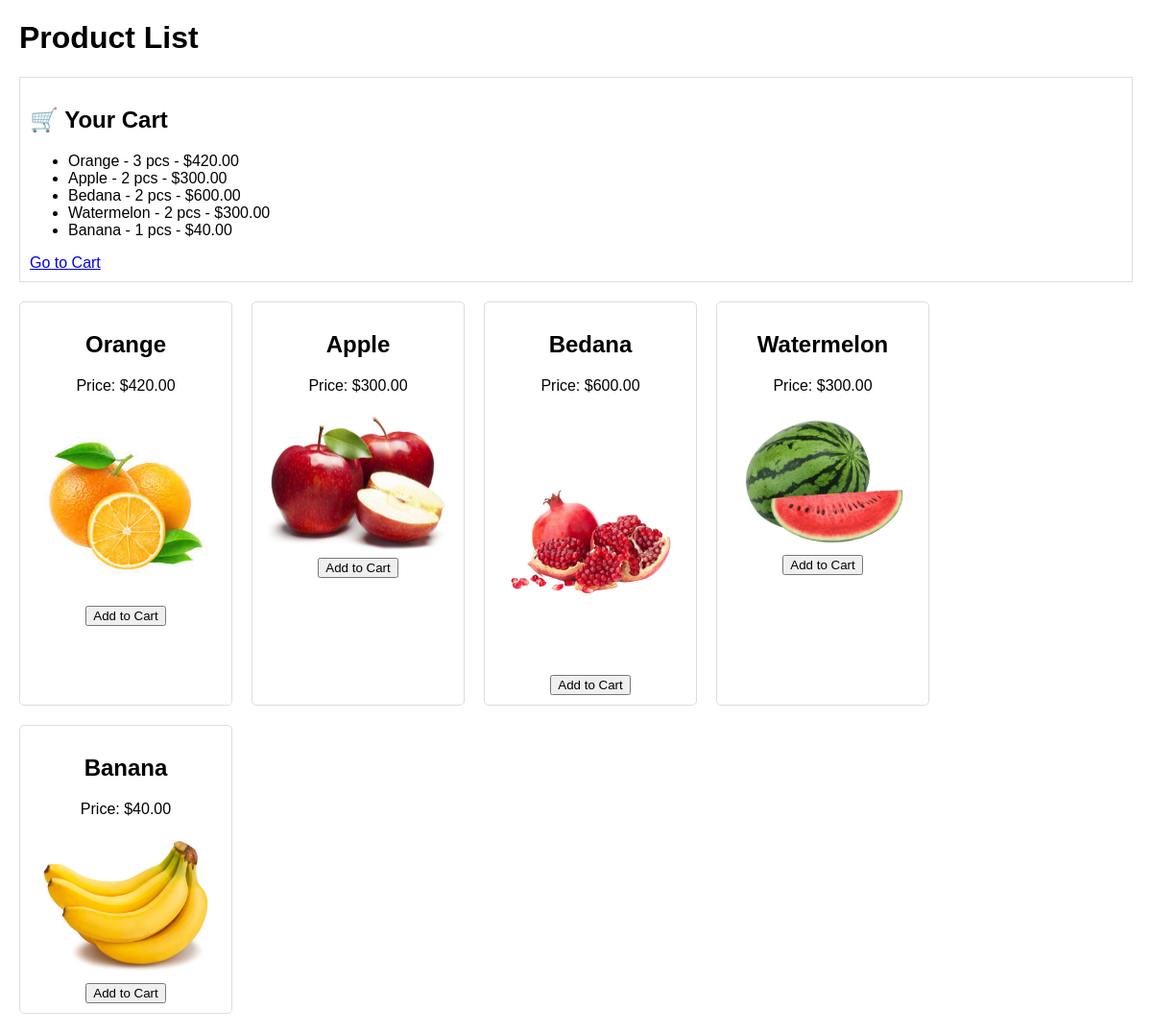
The app's page / (signed in) with its own data.
### myapp/models.py (models this page shows, shortened)
class Cart(models.Model):
    user = models.ForeignKey(User, on_delete=models.CASCADE)
    product = models.ForeignKey(Product, on_delete=models.CASCADE)
    quantity = models.PositiveIntegerField(default=1)
    added_on = models.DateTimeField(auto_now_add=True)

class Product(models.Model):
    name = models.CharField(max_length=255)
    price = models.DecimalField(max_digits=10, decimal_places=2)
    stock = models.IntegerField()
    image = models.ImageField(upload_to='product_images/', null=True, blank=True)

### myapp/views.py (the view)
# urls.py: path('', index, name='index'),
def index(request):
    products = Product.objects.all()
    cart_items = Cart.objects.filter(user=request.user) if request.user.is_authenticated else []
    return render(request, "index.html", {"products": products, "cart_items": cart_items})

### templates/index.html (shortened to what this page needs)
<!DOCTYPE html>
<html lang="en">
<head>
</head>
<body>
    <h1>Product List</h1>
    <div style="border: 1px solid #ddd; padding: 10px; margin-bottom: 20px;">
        <h2>🛒 Your Cart</h2>
        {% if cart_items %}
            <ul>
                {% for item in cart_items %}
                    <li>{{ item.product.name }} - {{ item.quantity }} pcs - ${{ item.product.price }}</li>
                {% endfor %}
            </ul>
            <a href="{% url 'cart_page' %}">Go to Cart</a>
        {% else %}
            <p>Your cart is empty.</p>
        {% endif %}
    </div>
    <div class="product-container">
        {% for product in products %}
            <div class="product">
                <h2>{{ product.name }}</h2>
                <p>Price: ${{ product.price }}</p>
                {% if product.image %}
                    <img src="{{ product.image.url }}" alt="{{ product.name }}">
                {% else %}
                    <p>No image available</p>
                {% endif %}
                <form action="{% url 'add_to_cart' product.id %}" method="POST">
                    <button type="submit">Add to Cart</button>
                </form>
            </div>
        {% endfor %}
    </div>
</body>
</html>

### templates/index.html (style rules this page uses)
body { font-family: Arial, sans-serif; margin: 20px; }
.product-container { display: flex; flex-wrap: wrap; gap: 20px; }
.product { border: 1px solid #ddd; padding: 10px; border-radius: 5px; text-align: center; width: 200px; }
.product img { max-width: 100%; height: auto; border-radius: 5px; }

### records on screen
Cart: product.name "Orange", quantity "3", product.price "420.00"
Cart: product.name "Apple", quantity "2", product.price "300.00"
Cart: product.name "Bedana", quantity "2", product.price "600.00"
Cart: product.name "Watermelon", quantity "2", product.price "300.00"
Cart: product.name "Banana", quantity "1", product.price "40.00"
Product: name "Orange", price "420.00", image (picture)
Product: name "Apple", price "300.00", image (picture)
Product: name "Bedana", price "600.00", image (picture)
Product: name "Watermelon", price "300.00", image (picture)
Product: name "Banana", price "40.00", image (picture)
